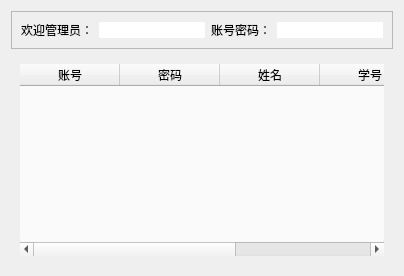
        <widget class="QWidget" name="page_3">
         <layout class="QVBoxLayout" name="verticalLayout">
          <item>
           <widget class="QFrame" name="frame_10">
            <property name="frameShape">
             <enum>QFrame::StyledPanel</enum>
            </property>
            <property name="frameShadow">
             <enum>QFrame::Raised</enum>
            </property>
            <layout class="QHBoxLayout" name="horizontalLayout_4">
             <item>
              <widget class="QLabel" name="label_2">
               <property name="text">
                <string>欢迎管理员：</string>
               </property>
              </widget>
             </item>
             <item>
              <widget class="LineEdit" name="lineEdit_8">
               <property name="styleSheet">
                <string notr="true">
background:rgb(255,255,255);
border-radius:2px;

</string>
               </property>
              </widget>
             </item>
             <item>
              <widget class="QLabel" name="label_3">
               <property name="text">
                <string>账号密码：</string>
               </property>
              </widget>
             </item>
             <item>
              <widget class="LineEdit" name="lineEdit_6">
               <property name="styleSheet">
                <string notr="true">
background:rgb(255,255,255);
border-radius:20px;

</string>
               </property>
              </widget>
             </item>
            </layout>
           </widget>
          </item>
          <item>
           <widget class="QFrame" name="frame_16">
            <property name="styleSheet">
             <string notr="true">QFrame#frame_16{
border-image: url(:/common2/hutao.jpg);
border-radius:20px
}</string>
            </property>
            <property name="frameShape">
             <enum>QFrame::StyledPanel</enum>
            </property>
            <property name="frameShadow">
             <enum>QFrame::Raised</enum>
            </property>
            <layout class="QHBoxLayout" name="horizontalLayout_3">
             <item>
              <widget class="QTableWidget" name="tableWidget_3">
               <property name="styleSheet">
                <string notr="true">QTableWidget#tableWidget_3{
background:rgba(255, 255, 255,170);
border-radius:20px;




}</string>
               </property>
               <column>
                <property name="text">
                 <string>账号</string>
                </property>
                <property name="font">
                 <font>
                  <weight>50</weight>
                  <bold>false</bold>
                 </font>
                </property>
               </column>
               <column>
                <property name="text">
                 <string>密码</string>
                </property>
               </column>
               <column>
                <property name="text">
                 <string>姓名</string>
                </property>
               </column>
               <column>
                <property name="text">
                 <string>学号</string>
                </property>
               </column>
               <column>
                <property name="text">
                 <string>部门</string>
                </property>
               </column>
              </widget>
             </item>
            </layout>
           </widget>
          </item>
         </layout>
        </widget>
